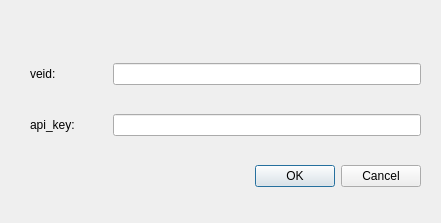
<?xml version="1.0" encoding="UTF-8"?>
<ui version="4.0">
 <class>AddConfig</class>
 <widget class="QDialog" name="AddConfig">
  <property name="geometry">
   <rect>
    <x>0</x>
    <y>0</y>
    <width>441</width>
    <height>223</height>
   </rect>
  </property>
  <property name="windowTitle">
   <string>Dialog</string>
  </property>
  <property name="windowIcon">
   <iconset resource="bwhdesktop.qrc">
    <normaloff>:/icons/BwhDesktop.ico</normaloff>:/icons/BwhDesktop.ico</iconset>
  </property>
  <widget class="QDialogButtonBox" name="buttonBox">
   <property name="geometry">
    <rect>
     <x>30</x>
     <y>160</y>
     <width>391</width>
     <height>32</height>
    </rect>
   </property>
   <property name="orientation">
    <enum>Qt::Orientation::Horizontal</enum>
   </property>
   <property name="standardButtons">
    <set>QDialogButtonBox::StandardButton::Cancel|QDialogButtonBox::StandardButton::Ok</set>
   </property>
  </widget>
  <widget class="QWidget" name="widget" native="true">
   <property name="geometry">
    <rect>
     <x>30</x>
     <y>40</y>
     <width>391</width>
     <height>121</height>
    </rect>
   </property>
   <layout class="QGridLayout" name="gridLayout" rowstretch="0,0,0" columnstretch="2,8">
    <item row="0" column="1">
     <widget class="QLineEdit" name="veid_value"/>
    </item>
    <item row="2" column="0">
     <widget class="QLabel" name="api_key">
      <property name="text">
       <string>api_key:</string>
      </property>
     </widget>
    </item>
    <item row="0" column="0">
     <widget class="QLabel" name="veid">
      <property name="text">
       <string>veid:</string>
      </property>
     </widget>
    </item>
    <item row="2" column="1">
     <widget class="QLineEdit" name="api_key_value"/>
    </item>
   </layout>
  </widget>
 </widget>
 <resources>
  <include location="bwhdesktop.qrc"/>
 </resources>
 <connections>
  <connection>
   <sender>buttonBox</sender>
   <signal>rejected()</signal>
   <receiver>AddConfig</receiver>
   <slot>reject()</slot>
   <hints>
    <hint type="sourcelabel">
     <x>316</x>
     <y>260</y>
    </hint>
    <hint type="destinationlabel">
     <x>286</x>
     <y>274</y>
    </hint>
   </hints>
  </connection>
  <connection>
   <sender>buttonBox</sender>
   <signal>accepted()</signal>
   <receiver>AddConfig</receiver>
   <slot>accept()</slot>
   <hints>
    <hint type="sourcelabel">
     <x>248</x>
     <y>254</y>
    </hint>
    <hint type="destinationlabel">
     <x>157</x>
     <y>274</y>
    </hint>
   </hints>
  </connection>
 </connections>
</ui>
